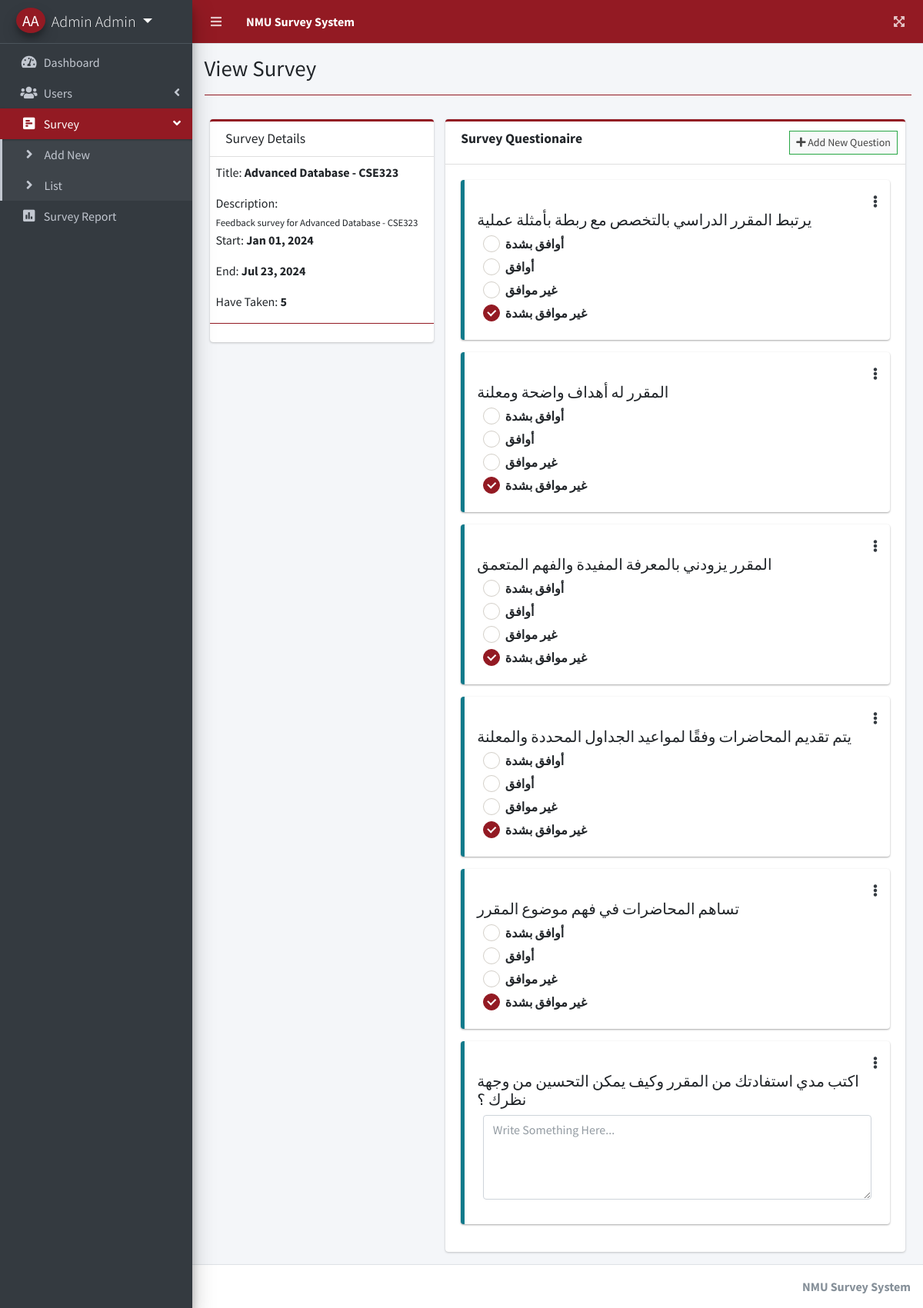
The page /index.php?page=view_survey&id=6 (signed in) on the database its author committed.
### tables this page shows
CREATE TABLE `questions` (
  `id` int(30) NOT NULL,
  `question` text NOT NULL,
  `frm_option` text NOT NULL,
  `type` varchar(50) NOT NULL,
  `order_by` int(11) NOT NULL,
  `survey_id` int(30) NOT NULL,
  `date_created` datetime NOT NULL DEFAULT current_timestamp()
);

### view_survey.php (the view, shortened to what this page needs)
<?php include 'db_connect.php' ?>
<?php
$qry = $conn->query("SELECT * FROM survey_set where id = ".$_GET['id'])->fetch_array();
foreach($qry as $k => $v){
	if($k == 'title')
		$k = 'stitle';
}
$answers = $conn->query("SELECT distinct(user_id) from answers where survey_id ={$id}")->num_rows;
?>
<div class="col-lg-12">
	<div class="row">
		<div class="col-md-4">
			<div class="card card-outline card-primary">
				<div class="card-header">
					<h3 class="card-title">Survey Details</h3>
				</div>
				<div class="card-body p-0 py-2">
					<div class="container-fluid">
						<p>Title: <b><?php echo $stitle ?></b></p>
						<p class="mb-0">Description:</p>
						<small><?php echo $description; ?></small>
						<p>Start: <b><?php echo date("M d, Y",strtotime($start_date)) ?></b></p>
						<p>End: <b><?php echo date("M d, Y",strtotime($end_date)) ?></b></p>
						<p>Have Taken: <b><?php echo number_format($answers) ?></b></p>
					</div>
					<hr class="border-primary">
				</div>
			</div>
		</div>
		<div class="col-md-8">
			<div class="card card-outline card-success">
				<div class="card-header">
					<h3 class="card-title"><b>Survey Questionaire</b></h3>
					<div class="card-tools">
						<button class="btn btn-block btn-sm btn-default btn-flat border-success new_question" type="button"><i class="fa fa-plus"></i> Add New Question</button>
					</div>
				</div>
				<form action="" id="manage-sort">
				<div class="card-body ui-sortable">
					<?php
					$question = $conn->query("SELECT * FROM questions where survey_id = $id order by abs(order_by) asc,abs(id) asc");
					while($row=$question->fetch_assoc()):
					?>
					<div class="callout callout-info">
						<div class="row">
							<div class="col-md-12">
								<span class="dropleft float-right">
									<a class="fa fa-ellipsis-v text-dark" href="javascript:void(0)" data-toggle="dropdown" aria-haspopup="true" aria-expanded="false"></a>
								</span>
							</div>
						</div>
						<h5><?php echo $row['question'] ?></h5>
						<div class="col-md-12">
							<?php
								if($row['type'] == 'radio_opt'):
									foreach(json_decode($row['frm_option']) as $k => $v):
							?>
							<div class="icheck-primary">
		                        <label for="option_<?php echo $k ?>"><?php echo $v ?></label>
		                     </div>
								<?php endforeach; ?>
						<?php else: ?>
							<div class="form-group">
								<textarea name="answer[<?php echo $row['id'] ?>]" id="" cols="30" rows="4" class="form-control" placeholder="Write Something Here..."></textarea>
							</div>
						<?php endif; ?>
						</div>
					</div>
					<?php endwhile; ?>
				</div>
				</form>
			</div>
		</div>
	</div>
</div>

### rows shown on the page
questions: question "يرتبط المقرر الدراسي بالتخصص مع ربطة بأمثلة عملية", frm_option "أوافق بشدة", frm_option "أوافق", frm_option "غير موافق", frm_option "غير موافق بشدة"
questions: question "المقرر له أهداف واضحة ومعلنة", frm_option "أوافق بشدة", frm_option "أوافق", frm_option "غير موافق", frm_option "غير موافق بشدة"
questions: question "المقرر يزودني بالمعرفة المفيدة والفهم المتعمق", frm_option "أوافق بشدة", frm_option "أوافق", frm_option "غير موافق", frm_option "غير موافق بشدة"
questions: question "يتم تقديم المحاضرات وفقًا لمواعيد الجداول المحددة والمعلنة", frm_option "أوافق بشدة", frm_option "أوافق", frm_option "غير موافق", frm_option "غير موافق بشدة"
questions: question "تساهم المحاضرات في فهم موضوع المقرر", frm_option "أوافق بشدة", frm_option "أوافق", frm_option "غير موافق", frm_option "غير موافق بشدة"
questions: question "اكتب مدي استفادتك من المقرر وكيف يمكن التحسين من وجهة نظرك ؟", id "Write Something Here..."

### other values the page prints
$_SESSION['login_firstname'].' '.$_SESSION['login_lastname'] "Admin Admin"
$title "View Survey"
$stitle "Advanced Database - CSE323"
$description "Feedback survey for Advanced Database - CSE323"
date("M d, Y",strtotime($start_date)) "Jan 01, 2024"
date("M d, Y",strtotime($end_date)) "Jul 23, 2024"
$answers "5"
